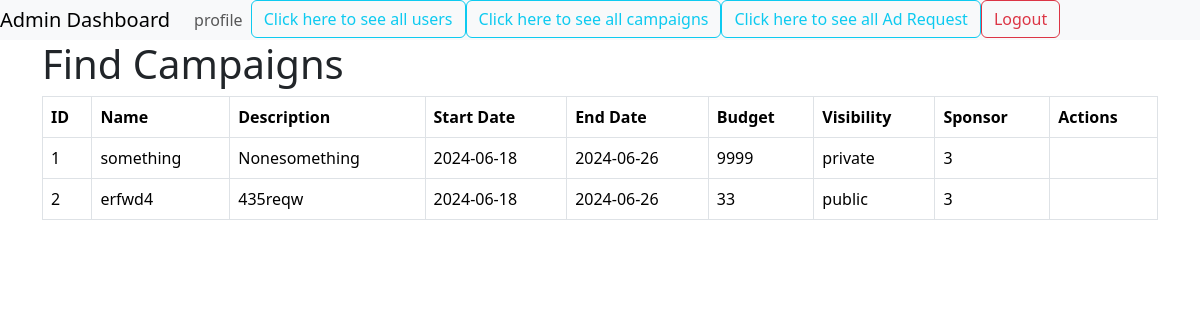
Page /find_camp (signed in) on the committed database.
### models.py (models this page shows)
class Campaign(db.Model):
    __tablename__ = 'campaign'
    Campaign_id = db.Column(db.Integer, primary_key=True)
    name = db.Column(db.String(64), nullable=False)
    description = db.Column(db.Text, nullable=False)
    start_date = db.Column(db.Date, nullable=False)
    end_date = db.Column(db.Date, nullable=False)
    budget = db.Column(db.Integer, nullable=False)
    visibility = db.Column(db.String(8), nullable=False)
    niche=db.Column(db.String(64), nullable=True ,default= 'None')
    sponsor_id = db.Column(db.Integer, db.ForeignKey('user.user_id'), nullable=False)
    ad_requests = db.relationship('AdRequest', backref='campaign', lazy=True)

### routes.py (the view)
@app.route('/find_camp')
@auth
def find_camp():
    if User.query.get(session['user_id']).is_admin:
        campaigns = Campaign.query.all()
        return render_template('find_camp.html', campaigns=campaigns)
    else:
        return "Access denied"

### routes.py (called while the page is built)
def auth(func):
    @wraps(func)
    def inner(*agrs,**kwargs):
        if 'user_id'not in session:
            flash('Login to continue')
            return redirect(url_for('login'))
        return func(*agrs ,**kwargs)
    return inner

### templates/find_camp.html
{% extends 'layout_adm.html' %}
{% block content %}
<h1>Find Campaigns</h1>
<table class="table table-bordered">
  <thead>
    <tr>
      <th scope="col">ID</th>
      <th scope="col">Name</th>
      <th scope="col">Description</th>
      <th scope="col">Start Date</th>
      <th scope="col">End Date</th>
      <th scope="col">Budget</th>
      <th scope="col">Visibility</th>
      <th scope="col">Sponsor</th>
      <th scope="col">Actions</th>
    </tr>
  </thead>
  <tbody>
    {% for campaign in campaigns %}
    <tr>
      <td>{{ campaign.Campaign_id }}</td>
      <td>{{ campaign.name }}</td>
      <td>{{ campaign.description }}</td>
      <td>{{ campaign.start_date }}</td>
      <td>{{ campaign.end_date }}</td>
      <td>{{ campaign.budget }}</td>
      <td>{{ campaign.visibility }}</td>
      <td>{{ campaign.sponsor_id}}</td>
      <td>
      </td>
    </tr>
    {% endfor %}
  </tbody>
</table>
{% endblock %}

### rows in the picture
Campaign: Campaign_id "1", name "something", description "Nonesomething", start_date "2024-06-18", end_date "2024-06-26", budget "9999", visibility "private", sponsor_id "3"
Campaign: Campaign_id "2", name "erfwd4", description "435reqw", start_date "2024-06-18", end_date "2024-06-26", budget "33", visibility "public", sponsor_id "3"
